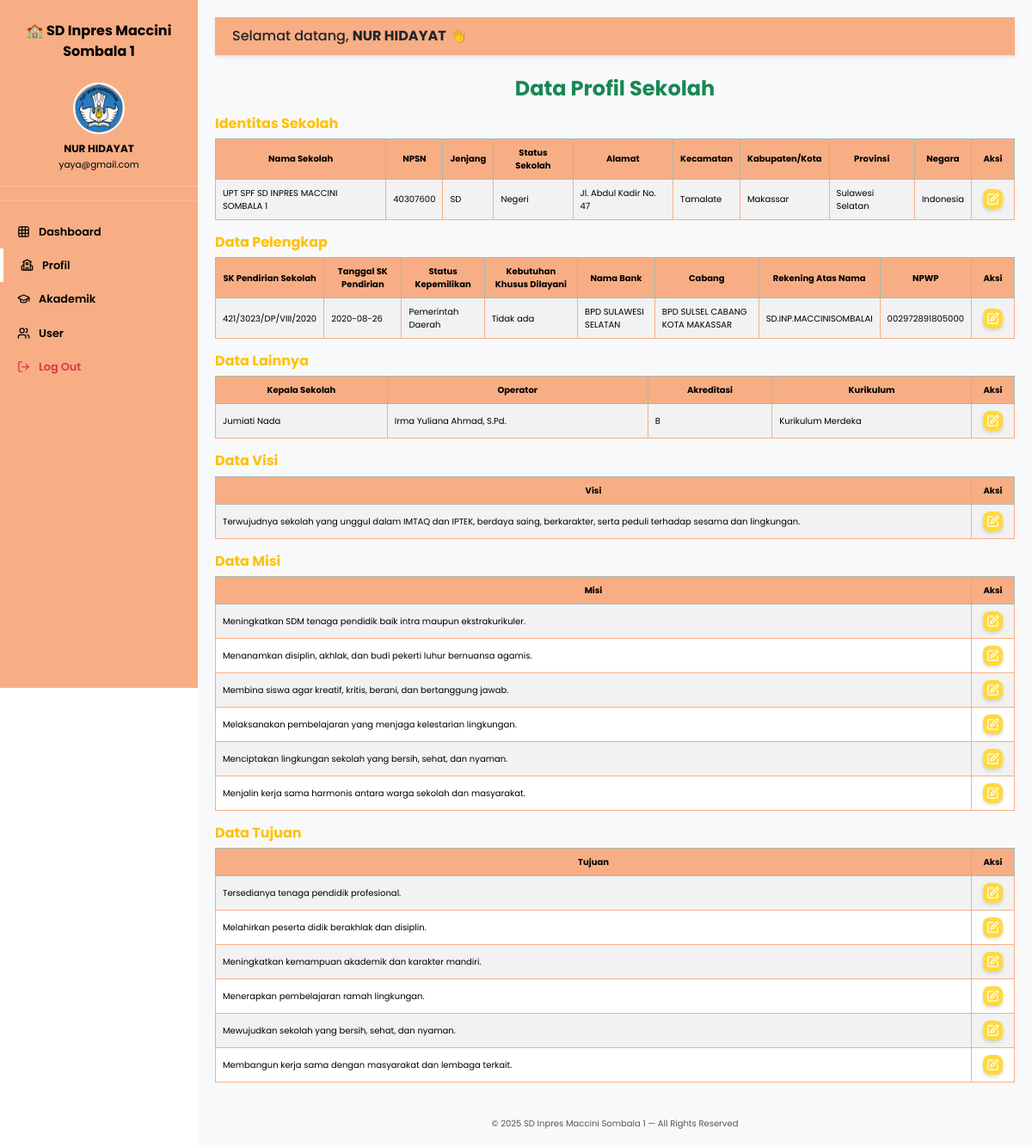
Page /backend/dashboard/dashboard_profil_sekolah.php (signed in) on the committed database.
### tables this page shows
CREATE TABLE `profil_sekolah` (
  `id` int(11) NOT NULL,
  `nama_sekolah` varchar(100) DEFAULT NULL,
  `npsn` varchar(20) DEFAULT NULL,
  `jenjang` varchar(50) DEFAULT NULL,
  `status_sekolah` varchar(50) DEFAULT NULL,
  `alamat` varchar(150) DEFAULT NULL,
  `kecamatan` varchar(50) DEFAULT NULL,
  `kabupaten` varchar(50) DEFAULT NULL,
  `provinsi` varchar(50) DEFAULT NULL,
  `negara` varchar(50) DEFAULT NULL,
  `sk_pendirian` varchar(100) DEFAULT NULL,
  `tanggal_sk` date DEFAULT NULL,
  `status_kepemilikan` varchar(100) DEFAULT NULL,
  `kebutuhan_khusus` varchar(100) DEFAULT NULL,
  `nama_bank` varchar(100) DEFAULT NULL,
  `cabang_bank` varchar(100) DEFAULT NULL,
  `rekening_atas_nama` varchar(100) DEFAULT NULL,
  `npwp` varchar(50) DEFAULT NULL,
  `kepala_sekolah` varchar(100) DEFAULT NULL,
  `operator` varchar(100) DEFAULT NULL,
  `akreditasi` varchar(10) DEFAULT NULL,
  `kurikulum` varchar(50) DEFAULT NULL
);

CREATE TABLE `visi` (
  `id` int(11) NOT NULL,
  `pernyataan_visi` text NOT NULL
);

CREATE TABLE `misi` (
  `id` int(11) NOT NULL,
  `pernyataan_misi` text NOT NULL
);

CREATE TABLE `tujuan` (
  `id` int(11) NOT NULL,
  `pernyataan_tujuan` text NOT NULL
);

### backend/dashboard/dashboard_profil_sekolah.php (the view, shortened to what this page needs)
<?php
include '../../koneksi.php';
$nama = $_SESSION['nama'];
$email = $_SESSION['email'];
$query_profil = "SELECT * FROM profil_sekolah";
$result_profil = mysqli_query($koneksi, $query_profil);
$data_profil = mysqli_fetch_assoc($result_profil);
$query_visi = "SELECT * FROM visi";
$result_visi = mysqli_query($koneksi, $query_visi);
$data_visi = mysqli_fetch_assoc($result_visi);
$query_misi = "SELECT * FROM misi";
$result_misi = mysqli_query($koneksi, $query_misi);
$query_tujuan = "SELECT * FROM tujuan";
$result_tujuan = mysqli_query($koneksi, $query_tujuan);
?>
<!DOCTYPE html>
<html lang="id">
<head>
    <link rel="stylesheet" href="../../bootstrap/dist/css/bootstrap.min.css" />
    <link rel="stylesheet" href="../../frontend/style.css" />
</head>
<body class="db">
    <nav class="sidebar" id="sidebarMenu">
        <div class="brand">🏫 SD Inpres Maccini<br>Sombala 1</div>
        <div class="user-info">
            <div class="user-info">
                <img src="../img/main/icon.png" alt="">
                <div><strong><?= htmlspecialchars($nama) ?></strong></div>
                <small><?= htmlspecialchars($email) ?></small>
            </div>
        </div>
        <ul class="nav flex-column mt-3">
            <li><a class="nav-link " href="dashboard.php"><i data-lucide="grid"></i> Dashboard</a></li>
            <li><a class="nav-link active" href="dashboard_profil.php"><i data-lucide="school"></i> Profil</a></li>
            <li><a class="nav-link" href="dashboard_akademik.php"><i data-lucide="graduation-cap"></i> Akademik</a></li>
            <li><a class="nav-link" href="dashboard_user.php"><i data-lucide="users"></i> User</a></li>
            <li><a class="nav-link text-danger btn-logout" href="../../index.php"><i data-lucide="log-out"></i> Log Out</a></li>
        </ul>
    </nav>
    <main id="mainContent">
        <div class="topbar shadow-sm">
            <div class="welcome-text">Selamat datang, <strong><?= htmlspecialchars($nama) ?></strong> 👋</div>
        </div>
        <div class="content mt-4">
            <div class="mb-4">
                <h4 class="fw-bold mb-3 text-success">Data Profil Sekolah</h4>
                <div class="identitas-sekolah">
                    <h6 class="fw-bold text-success text-warning">Identitas Sekolah</h6>
                    <div class="table-responsive">
                        <table class="table table-bordered table-striped align-middle">
                            <thead class="table-success text-center">
                                <tr>
                                    <th>Nama Sekolah</th>
                                    <th>NPSN</th>
                                    <th>Jenjang</th>
                                    <th>Status Sekolah</th>
                                    <th>Alamat</th>
                                    <th>Kecamatan</th>
                                    <th>Kabupaten/Kota</th>
                                    <th>Provinsi</th>
                                    <th>Negara</th>
                                    <th width="50px">Aksi</th>
                                </tr>
                            </thead>
                            <tbody>
                                <tr>
                                    <td><?= $data_profil['nama_sekolah']; ?></td>
                                    <td><?= $data_profil['npsn']; ?></td>
                                    <td><?= $data_profil['jenjang']; ?></td>
                                    <td><?= $data_profil['status_sekolah']; ?></td>
                                    <td><?= $data_profil['alamat']; ?></td>
                                    <td><?= $data_profil['kecamatan']; ?></td>
                                    <td><?= $data_profil['kabupaten']; ?></td>
                                    <td><?= $data_profil['provinsi']; ?></td>
                                    <td><?= $data_profil['negara']; ?></td>
                                    <td class="text-center">
                                        <a href="../crud/edit.php?file=profil_sekolah&tabel=profil_sekolah&id=1&bagian=identitas" class="btn-db btn-edit"><i data-lucide="square-pen"></i></a>
                                    </td>
                                </tr>
                            </tbody>
                        </table>
                    </div>
                </div>
                <div class="data-pelengkap">
                    <h6 class="fw-bold text-success text-warning">Data Pelengkap</h6>
                    <div class="table-responsive">
                        <table class="table table-bordered table-striped align-middle">
                            <thead class="table-success text-center">
                                <tr>
                                    <th>SK Pendirian Sekolah</th>
                                    <th>Tanggal SK Pendirian</th>
                                    <th>Status Kepemilikan</th>
                                    <th>Kebutuhan Khusus Dilayani</th>
                                    <th>Nama Bank</th>
                                    <th>Cabang</th>
                                    <th>Rekening Atas Nama</th>
                                    <th>NPWP</th>
                                    <th width="50px">Aksi</th>
                                </tr>
                            </thead>
                            <tbody>
                                <tr>
                                    <td><?= $data_profil['sk_pendirian']; ?></td>
                                    <td><?= $data_profil['tanggal_sk']; ?></td>
                                    <td><?= $data_profil['status_kepemilikan']; ?></td>
                                    <td><?= $data_profil['kebutuhan_khusus']; ?></td>
                                    <td><?= $data_profil['nama_bank']; ?></td>
                                    <td><?= $data_profil['cabang_bank']; ?></td>
                                    <td><?= $data_profil['rekening_atas_nama']; ?></td>
                                    <td><?= $data_profil['npwp']; ?></td>
                                    <td class="text-center">
                                        <a href="../crud/edit.php?file=profil_sekolah&tabel=profil_sekolah&id=1&bagian=pelengkap" class="btn-db btn-edit"><i data-lucide="square-pen"></i></a>
                                    </td>
                                </tr>
                            </tbody>
                        </table>
                    </div>
                </div>
                <div class="data-lainnya">
                    <h6 class="fw-bold text-success text-warning">Data Lainnya</h6>
                    <div class="table-responsive">
                        <table class="table table-bordered table-striped align-middle">
                            <thead class="table-success text-center">
                                <tr>
                                    <th>Kepala Sekolah</th>
                                    <th>Operator</th>
                                    <th>Akreditasi</th>
                                    <th>Kurikulum</th>
                                    <th width="50px">Aksi</th>
                                </tr>
                            </thead>
                            <tbody>
                                <tr>
                                    <td><?= $data_profil['kepala_sekolah']; ?></td>
                                    <td><?= $data_profil['operator']; ?></td>
                                    <td><?= $data_profil['akreditasi']; ?></td>
                                    <td><?= $data_profil['kurikulum']; ?></td>
                                    <td class="text-center">
                                        <a href="../crud/edit.php?file=profil_sekolah&tabel=profil_sekolah&id=1&bagian=lainnya" class="btn-db btn-edit"><i data-lucide="square-pen"></i></a>
                                    </td>
                                </tr>
                            </tbody>
                        </table>
                    </div>
                </div>
                <div class="data-visi">
                    <h6 class="fw-bold text-success text-warning">Data Visi</h6>
                    <div class="table-responsive">
                        <table class="table table-bordered table-striped align-middle">
                            <thead class="table-success text-center">
                                <tr>
                                    <th>Visi</th>
                                    <th width="50px">Aksi</th>
                                </tr>
                            </thead>
                            <tbody>
                                <tr>
                                    <td><?= $data_visi['pernyataan_visi']; ?></td>
                                    <td class="text-center">
                                        <a href="../crud/edit.php?file=profil_sekolah&tabel=visi&id=<?= $data_visi['id']; ?>" class="btn-db btn-edit"><i data-lucide="square-pen"></i></a>
                                    </td>
                                </tr>
                            </tbody>
                        </table>
                    </div>
                </div>
                <div class="data-misi">
                    <h6 class="fw-bold text-success text-warning">Data Misi</h6>
                    <div class="table-responsive">
                        <table class="table table-bordered table-striped align-middle">
                            <thead class="table-success text-center">
                                <tr>
                                    <th>Misi</th>
                                    <th width="50px">Aksi</th>
                                </tr>
                            </thead>
                            <tbody>
                                <?php while ($data_misi = mysqli_fetch_assoc($result_misi)) : ?>
                                    <tr>
                                        <td><?= $data_misi['pernyataan_misi']; ?></td>
                                        <td class="text-center">
                                            <a href="../crud/edit.php?file=profil_sekolah&tabel=misi&id=<?= $data_misi['id']; ?>" class="btn-db btn-edit"><i data-lucide="square-pen"></i></a>
                                        </td>
                                    </tr>
                                <?php endwhile; ?>
                            </tbody>
                        </table>
                    </div>
                </div>
                <div class="data-tujuan">
                    <h6 class="fw-bold text-success text-warning">Data Tujuan</h6>
                    <div class="table-responsive">
                        <table class="table table-bordered table-striped align-middle">
                            <thead class="table-success text-center">
                                <tr>
                                    <th>Tujuan</th>
                                    <th width="50px">Aksi</th>
                                </tr>
                            </thead>
                            <tbody>
                                <?php while ($data_tujuan = mysqli_fetch_assoc($result_tujuan)) : ?>
                                    <tr>
                                        <td><?= $data_tujuan['pernyataan_tujuan']; ?></td>
                                        <td class="text-center">
                                            <a href="../crud/edit.php?file=profil_sekolah&tabel=tujuan&id=<?= $data_tujuan['id']; ?>" class="btn-db btn-edit"><i data-lucide="square-pen"></i></a>
                                        </td>
                                    </tr>
                                <?php endwhile; ?>
                            </tbody>
                        </table>
                    </div>
                </div>
            </div>
        </div>
        <p class="fdb text-center mb-0">
            © 2025 SD Inpres Maccini Sombala 1 — All Rights Reserved
        </p>
    </main>
</body>
</html>

### frontend/style.css (style rules this page uses)
:root { --green: #446b42; --orange: #f8ae84; --yellow: #fffccf; --white-rgba: rgba(255, 255, 255, 0.15); }
* { font-family: "Poppins", sans-serif; }
.db { font-size: 10px; }
.content { flex: 1; }
#mainContent { min-height: 100vh; display: flex; flex-direction: column; background: #f8f9fa; }
.fdb { color: #555; }
a { text-decoration: none; }
table { background-color: white; border: 1px solid #f8ae84 !important; }
th { background-color: #f8ae84 !important; color: black !important; vertical-align: middle !important; }
tr:nth-child(even) { background-color: #f8ae84 !important; }
h2, h4 { color: var(--green); font-weight: 700; text-align: center; margin-bottom: 25px; }
.sidebar { height: 100vh; width: 230px; position: fixed; top: 0; left: 0; background: var(--orange); color: black; transition: all 0.3s ease; z-index: 2000; }
.sidebar .brand { font-weight: 700; font-size: 1rem; text-align: center; padding: 1.5rem 1rem 0.5rem; }
.sidebar .user-info { text-align: center; padding: 0.5rem 0 1rem; border-bottom: 1px solid rgba(255, 255, 255, 0.2); font-size: 12px; }
.sidebar .user-info div { font-size: 12px; }
.sidebar .user-info img { width: 60px; height: 60px; border-radius: 50%; margin-bottom: 8px; border: 2px solid #fff; }
.sidebar .nav-link { color: black; font-size: 0.8rem; padding: 10px 20px; display: flex; align-items: center; gap: 10px; transition: all 0.2s; font-weight: 600; }
.sidebar .nav-link.active { border-left: 4px solid white; }
#mainContent { margin-left: 230px; padding: 20px; transition: all 0.3s ease; }
.topbar { display: flex; justify-content: space-between; align-items: center; background-color: white; padding: 10px 20px; border-bottom: 1px solid #dee2e6; position: sticky; top: 0; z-index: 1000; background: var(--orange); }
.welcome-text { font-weight: 500; font-size: 1rem; }
.lucide { width: 15px !important; height: 15px !important; }
.btn-db { border-radius: 8px; font-weight: 600; display: inline-flex; align-items: center; gap: 6px; box-shadow: 0 2px 4px rgba(0, 0, 0, 0.15); transition: 0.2s; color: white; }
.btn-edit { background: #ffd93d; padding: 4px; }

### rows in the picture
profil_sekolah: nama_sekolah "UPT SPF SD INPRES MACCINI SOMBALA 1", npsn "40307600", jenjang "SD", status_sekolah "Negeri", alamat "Jl. Abdul Kadir No. 47", kecamatan "Tamalate", kabupaten "Makassar", provinsi "Sulawesi Selatan", negara "Indonesia", sk_pendirian "421/3023/DP/VIII/2020", tanggal_sk "2020-08-26", status_kepemilikan "Pemerintah Daerah", kebutuhan_khusus "Tidak ada", nama_bank "BPD SULAWESI SELATAN", cabang_bank "BPD SULSEL CABANG KOTA MAKASSAR", rekening_atas_nama "SD.INP.MACCINISOMBALAI", npwp "002972891805000", kepala_sekolah "Jumiati Nada", operator "Irma Yuliana Ahmad, S.Pd.", akreditasi "B", kurikulum "Kurikulum Merdeka"
visi: pernyataan_visi "Terwujudnya sekolah yang unggul dalam IMTAQ dan IPTEK, berdaya saing, berkarakter, serta peduli terhadap sesama dan lingkungan."
misi: pernyataan_misi "Meningkatkan SDM tenaga pendidik baik intra maupun ekstrakurikuler."
misi: pernyataan_misi "Menanamkan disiplin, akhlak, dan budi pekerti luhur bernuansa agamis."
misi: pernyataan_misi "Membina siswa agar kreatif, kritis, berani, dan bertanggung jawab."
misi: pernyataan_misi "Melaksanakan pembelajaran yang menjaga kelestarian lingkungan."
misi: pernyataan_misi "Menciptakan lingkungan sekolah yang bersih, sehat, dan nyaman."
misi: pernyataan_misi "Menjalin kerja sama harmonis antara warga sekolah dan masyarakat."
tujuan: pernyataan_tujuan "Tersedianya tenaga pendidik profesional."
tujuan: pernyataan_tujuan "Melahirkan peserta didik berakhlak dan disiplin."
tujuan: pernyataan_tujuan "Meningkatkan kemampuan akademik dan karakter mandiri."
tujuan: pernyataan_tujuan "Menerapkan pembelajaran ramah lingkungan."
tujuan: pernyataan_tujuan "Mewujudkan sekolah yang bersih, sehat, dan nyaman."
tujuan: pernyataan_tujuan "Membangun kerja sama dengan masyarakat dan lembaga terkait."

### other values in the picture
$nama "NUR HIDAYAT"
$email "yaya@gmail.com"
